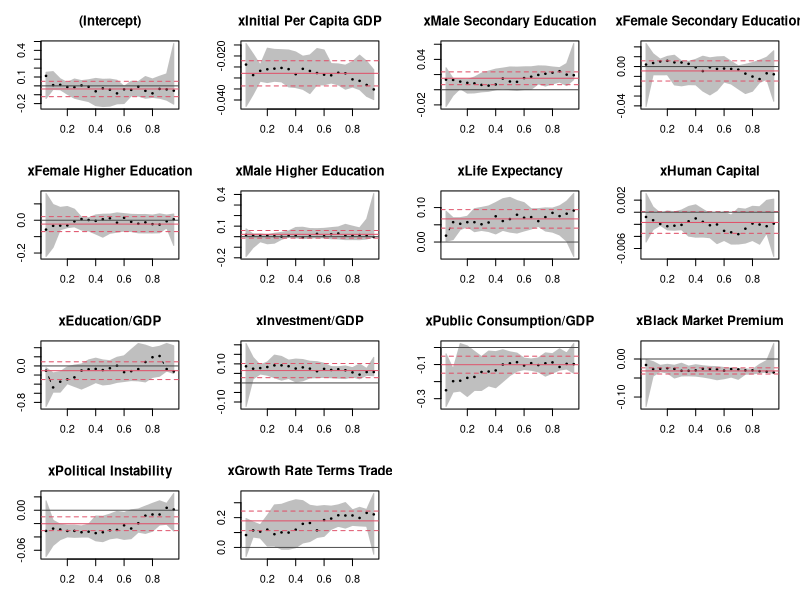

The R source for this figure:
###############
#             #
# Exercise 1  #
#             #
###############
rm(list=ls())
library(quantreg)
# Load the quantreg package and the barro dataset (Barro and Lee, 1994). 
# This has data on GDP growth rates for various countries
data(barro)
summary(barro)
str(barro)

###############
#             #
# Exercise 2  #
#             #
###############

# The dependent variable is y.net (Annual change per capita GDP). 

y <- barro$y.net

x<- cbind(barro$lgdp2,
          barro$mse2,
          barro$fse2,
          barro$fhe2,
          barro$mhe2,
          barro$lexp2,
          barro$lintr2,
          barro$gedy2,
          barro$Iy2,
          barro$gcony2,
          barro$lblakp2,
          barro$pol2,
          barro$ttrad2)

colnames(x) <- c("Initial Per Capita GDP",
                 "Male Secondary Education",
                 "Female Secondary Education",
                 "Female Higher Education",
                 "Male Higher Education",
                 "Life Expectancy",
                 "Human Capital",
                 "Education/GDP",
                 "Investment/GDP",
                 "Public Consumption/GDP",
                 "Black Market Premium",
                 "Political Instability",
                 "Growth Rate Terms Trade")

###############
#             #
# Exercise 3  #
#             #
###############
str(x);class(x)  ## matrix 

# Regress y.net on the independent variables using OLS. 
# We will use this result as benchmark for comparison.

model3 <- lm(y ~ x)
summary(model3)

###############
#             #
# Exercise 4  #
#             #
###############

# Using the rq function, estimate the model at the median y.net. 
model4 <- rq(y ~ x, tau = 0.5)
summary(model4, se="rank")

###############
#             #
# Exercise 5  #
#             #
###############

# Estimate the model for the first and third quartiles and compare results.
model5a <- rq(y ~ x, tau = 0.25)
summary(model5a, se="rank")


model5b <- rq(y ~ x, tau = 0.75)
summary(model5b, se="rank")


###############
#             #
# Exercise 6  #
#             #
###############

# Using a single command estimate the model for 10 equally spaced deciles of y.net.
model6 <- rq(y ~ x, tau = c(0.1, 0.2, 0.3, 0.4, 0.5, 0.6, 0.7, 0.8, 0.9))
summary(model6, se="rank")



###############
#             #
# Exercise 7  #
#             #
###############

# quantreg package also offers shrinkage estimators to determine which variables play the most important role in predicting y.net.

model7 <- rq.fit.lasso(x, y, tau = 0.5, lambda = 0.5)
print(model7$coefficients)

# Note that some beta estimates have been shrunk closer to zero.

###############
#             #
# Exercise 8  #
#             #
###############

# Quantile plots are most useful for interpreting results. 
tau_seq <- seq(0.05, 0.95, by=0.05)

###############
#             #
# Exercise 9  #
#             #
###############

# Use the result from exercise-8 to plot the graphs. 
model8 <- rq(y ~ x, tau = tau_seq)
plot(summary(model8))
# Note that the red line is the OLS estimate bounded by the dotted lines which represent confidence intervals.

# Note that 'gcony2' is different from the OLS estimate at 
# lower quantiles of 'y.net'.

################
#              #
# Exercise 10  #
#              #
################

anova(model5a, model5b)

#  test whether coefficients are significantly different for the first and third quartile based regressions.




